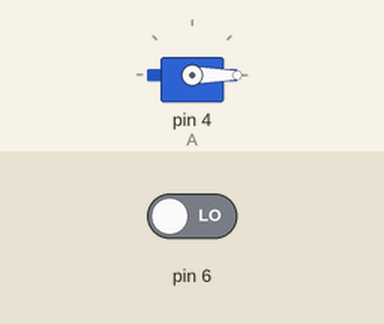
This sketch was run on a simulated Arduino Uno, built with avr-gcc and run on an emulated ATmega328P. Parts: servo. The test bench sets the inputs (shaded band); at power-on: pin 6 LOW.

Above: at 1.2 s.
1.3 s: pin 6 driven HIGH
At 1.76 s:
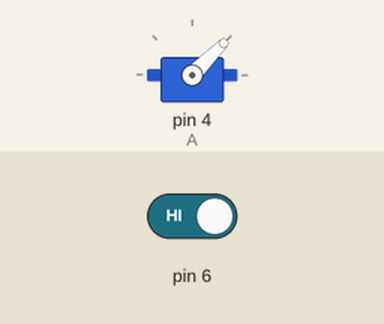
At 2.36 s:
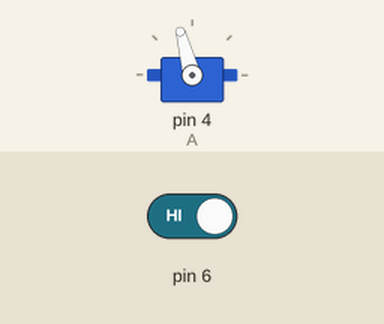
4.3 s: pin 6 driven LOW
At 4.78 s:
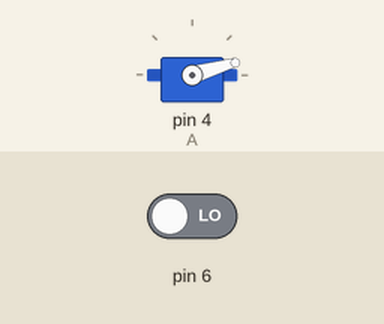
Timing chart, 0 to 7.3 s (numbered marks = the images above; inputs shaded):
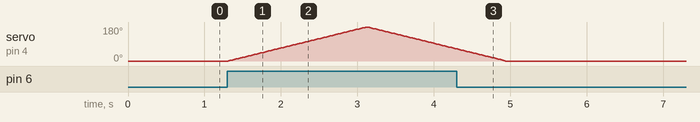

The sketch:

car_wiper_servo_rotation1.ino
```cpp
#include<Servo.h>
Servo A;
void setup()
{
A.attach(4);
pinMode(6,INPUT);
}
void loop()
{
 int a = digitalRead(6);
  if (a==1){
    for(int i=0;i<=180;i++){
    A.write(i);
      delay(10);
    }
    for(int i=180;i>=0;i--){
    A.write(i);
    delay(10);
    }
  }
  else{
  A.write(0);

  }
}
```

Measured:
- after the input at 1.3 s, servo on pin 4 (A): rises from 0° to 180° in 1.8 s, then falls to 64° in 1.2 s
- after the input at 4.3 s, servo on pin 4 (A): goes on until 4.9 s, then stays 0°
